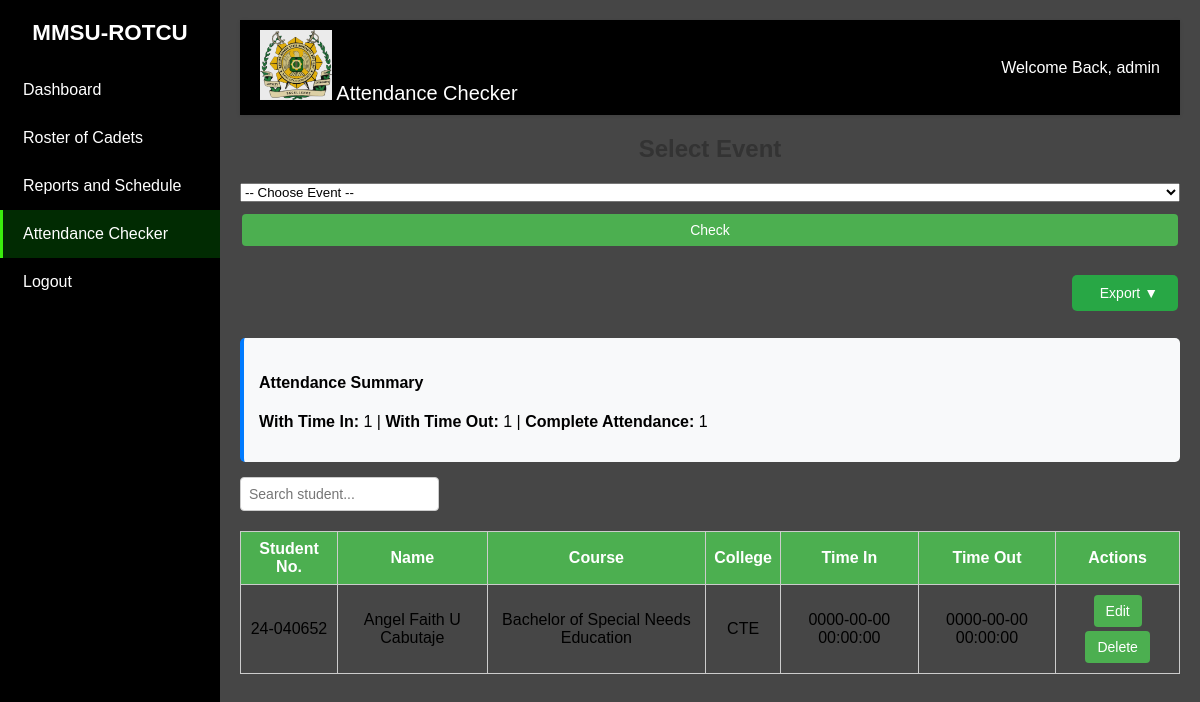
The page /att_check.php?event_id=10 (signed in) on the database its author committed.
### tables this page shows
CREATE TABLE `attendance` (
  `id` int(11) NOT NULL,
  `student_id` int(11) NOT NULL,
  `event_id` int(11) NOT NULL,
  `time_in` datetime DEFAULT NULL,
  `time_out` datetime DEFAULT NULL,
  `created_at` timestamp NOT NULL DEFAULT current_timestamp()
);

CREATE TABLE `students` (
  `id` int(11) NOT NULL,
  `student_number` varchar(50) NOT NULL,
  `name` varchar(100) NOT NULL,
  `gender` varchar(10) DEFAULT NULL,
  `course` varchar(100) NOT NULL,
  `college` varchar(100) NOT NULL,
  `contact_number` varchar(20) DEFAULT NULL,
  `address` text DEFAULT NULL,
  `additional_info` text DEFAULT NULL
);

### att_check.php (the view, shortened to what this page needs)
<?php
$host = 'localhost';
$db   = 'ro_db';
$user = 'root';
$pass = '';
$port = 4306;
try {
    $pdo = new PDO("mysql:host=$host;dbname=$db;port=$port;charset=utf8", $user, $pass, [
        PDO::ATTR_ERRMODE => PDO::ERRMODE_EXCEPTION
    ]);
} catch (PDOException $e) {
    die("Database connection failed: " . $e->getMessage());
}
$selected_event = $_GET['event_id'] ?? null;
$students = [];
if ($selected_event) {
    $sql = "SELECT s.id AS student_id, s.student_number, s.name, s.course, s.college, a.time_in, a.time_out
            FROM students s
            INNER JOIN attendance a ON s.id = a.student_id
            WHERE a.event_id = ?
            ORDER BY s.name ASC";
    $stmt = $pdo->prepare($sql);
    $stmt->execute([$selected_event]);
    $students = $stmt->fetchAll(PDO::FETCH_ASSOC);
}
?>
<!DOCTYPE html>
<html lang="en">
<head>
    <link rel="stylesheet" href="css/roster.css">
</head>
<body>
<div class="sidebar">
    <div class="logo">MMSU-ROTCU</div>
    <ul class="menu">
        <li><a href="dashboard.php">Dashboard</a></li>
        <li><a href="roster.php">Roster of Cadets</a></li>
        <li><a href="rs.php">Reports and Schedule</a></li>
        <li class="active"><a href="att_check.php">Attendance Checker</a></li>
        <li><a href="backend/logout.php">Logout</a></li>
    </ul>
</div>
<div class="main-content">
    <div class="topbar">
        <div class="toggle-btn">
            <img src="css/images/logo.jpg" alt="logo" height="70">
            Attendance Checker
        </div>
        <div class="user-info">
            <?php echo "Welcome Back, " . htmlspecialchars($_SESSION['user']); ?>
        </div>
    </div>
    <h2>Select Event</h2>
    <form method="get">
        <select name="event_id" required>
            <option value="">-- Choose Event --</option>
        </select>
        <button type="submit">Check</button>
    </form>
    <?php if ($selected_event): ?>
        <div class="export-section">
            <div class="dropdown">
                <button class="btn-export">
                    <span></span> Export ▼
                </button>
            </div>
        </div>
        <div class="attendance-summary">
            <h4>Attendance Summary</h4>
            <?php
            $total_present = 0;
            $total_time_in = 0;
            $total_time_out = 0;
            foreach ($students as $stu) {
                if ($stu['time_in']) $total_time_in++;
                if ($stu['time_out']) $total_time_out++;
                if ($stu['time_in'] && $stu['time_out']) $total_present++;
            }
            ?>
            <p><strong>With Time In:</strong> <?php echo $total_time_in; ?> |
               <strong>With Time Out:</strong> <?php echo $total_time_out; ?> |
               <strong>Complete Attendance:</strong> <?php echo $total_present; ?>
            </p>
        </div>
        <input type="text" id="searchInput" placeholder="Search student..." onkeyup="filterTable()">
        <table id="attendanceTable">
            <thead>
                <tr>
                    <th onclick="sortTable(0)">Student No.</th>
                    <th onclick="sortTable(1)">Name</th>
                    <th onclick="sortTable(2)">Course</th>
                    <th onclick="sortTable(3)">College</th>
                    <th>Time In</th>
                    <th>Time Out</th>
                    <th>Actions</th>
                </tr>
            </thead>
            <tbody>
            <?php if (count($students) > 0): ?>
                <?php foreach ($students as $stu): ?>
                    <tr>
                        <td><?= htmlspecialchars($stu['student_number']) ?></td>
                        <td><?= htmlspecialchars($stu['name']) ?></td>
                        <td><?= htmlspecialchars($stu['course']) ?></td>
                        <td><?= htmlspecialchars($stu['college']) ?></td>
                        <td>
                            <span id="timein-<?= $stu['student_id'] ?>">
                                <?= $stu['time_in'] ? htmlspecialchars($stu['time_in']) : '-' ?>
                            </span>
                        </td>
                        <td>
                            <span id="timeout-<?= $stu['student_id'] ?>">
                                <?= $stu['time_out'] ? htmlspecialchars($stu['time_out']) : '-' ?>
                            </span>
                        </td>
                        <td>
                            <button onclick="openEditModal(<?= $stu['student_id'] ?>, <?= $selected_event ?>, '<?= $stu['time_in'] ?>', '<?= $stu['time_out'] ?>')">
                                Edit
                            </button>
                            <button onclick="deleteAttendance(<?= $stu['student_id'] ?>, <?= $selected_event ?>)">Delete</button>
                        </td>
                    </tr>
                <?php endforeach; ?>
            <?php endif; ?>
            </tbody>
        </table>
    <?php endif; ?>
</div>
</body>
</html>

### roster.css (style rules this page uses)
body { margin: 0; font-family: Arial, sans-serif; background: rgb(70, 70, 70); display: flex; }
.sidebar { width: 220px; background: #000000; color: #fff; height: 100vh; position: fixed; top: 0; left: 0; padding: 20px 0; transition: width 0.3s; }
.sidebar .logo { text-align: center; font-size: 1.4em; font-weight: bold; margin-bottom: 20px; }
.sidebar .menu { list-style: none; padding: 0; }
.sidebar .menu li { padding: 15px 20px; border-left: 3px solid transparent; }
.sidebar .menu li.active, .sidebar .menu li:hover { background: #04710662; border-left: 3px solid #3aee0d; }
.sidebar .menu li a { color: #fff; text-decoration: none; display: block; }
.main-content { margin-left: 220px; padding: 20px; width: calc(100% - 220px); }
.topbar { display: flex; justify-content: space-between; align-items: center; background: #000000; padding: 10px 20px; box-shadow: 0 1px 4px rgba(0,0,0,0.1); color: white; }
.toggle-btn { cursor: pointer; font-size: 20px; }
h1, h2 { text-align: center; color: #333; }
table { width: 100%; border-collapse: collapse; margin-top: 10px; }
table, th, td { border: 1px solid #ddd; }
th, td { padding: 10px; text-align: left; }
th { background: #4CAF50; color: white; }
button, .btn-link { background-color: #4CAF50; border: none; padding: 8px 12px; border-radius: 4px; color: white; cursor: pointer; text-decoration: none; font-size: 14px; margin: 2px; }
form { display: flex; flex-direction: column; gap: 10px; }
input, textarea { padding: 8px; border: 1px solid #ccc; border-radius: 4px; font-size: 14px; }
.dropdown { position: relative; display: inline-block; }
.btn-export { background: #28a745; color: white; padding: 8px 16px; border: none; border-radius: 4px; cursor: pointer; font-weight: 500; font-size: 14px; }

### att_check.php (style rules this page uses)
table { width:100%; border-collapse:collapse; margin-top:20px; }
th, td { border:1px solid #ccc; padding:8px; text-align:center; }
th { cursor:pointer; }
.attendance-summary { background: #f8f9fa; padding: 15px; border-radius: 5px; margin: 15px 0; border-left: 4px solid #007bff; }
.export-section { display: flex; justify-content: flex-end; margin: 15px 0; padding: 10px 0; }
.dropdown { position: relative; display: inline-block; }
.btn-export { background: #28a745; color: white; padding: 10px 20px; border: none; border-radius: 5px; cursor: pointer; font-weight: 500; font-size: 14px; display: flex; align-items: center; gap: 8px; }

### rows shown on the page
attendance: student.student_number "24-040652", student.name "Angel Faith U Cabutaje", student.course "Bachelor of Special Needs Education", student.college "CTE", time_in "0000-00-00 00:00:00", time_out "0000-00-00 00:00:00"

### other values the page prints
$_SESSION['user'] "admin"
$total_time_in "1"
$total_time_out "1"
$total_present "1"
